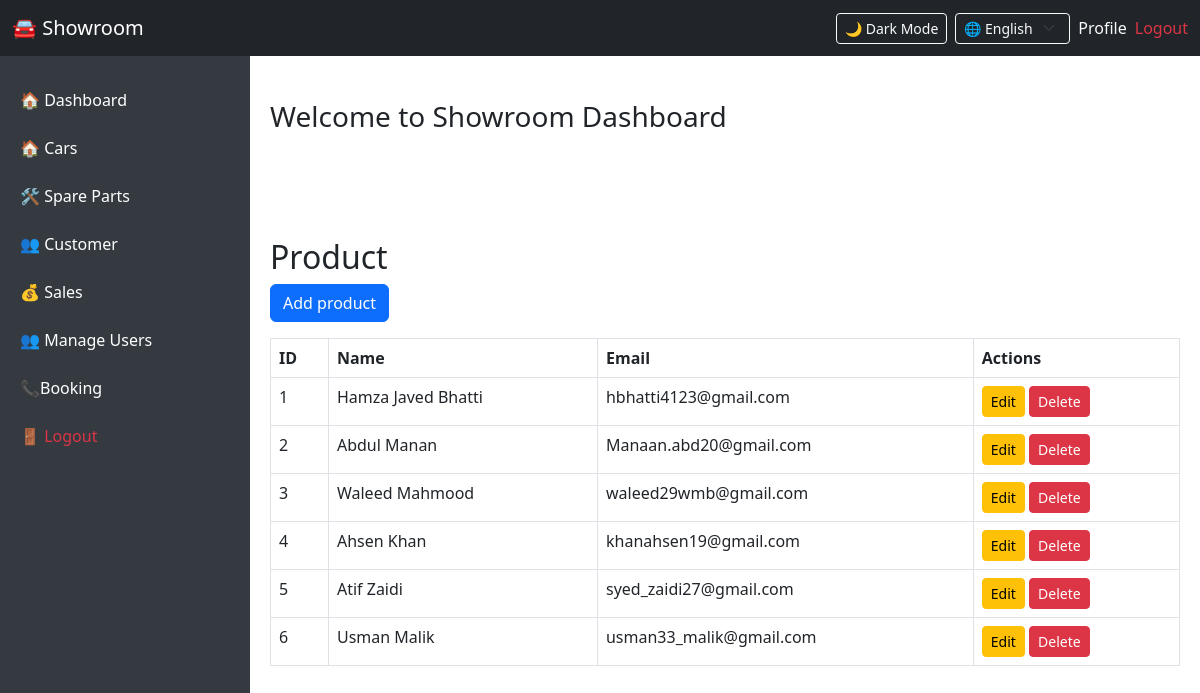
The page /product.php on the database its author committed.
### tables this page shows
CREATE TABLE `users` (
  `id` int(11) NOT NULL,
  `username` varchar(255) NOT NULL,
  `name` varchar(255) NOT NULL,
  `email` varchar(255) NOT NULL,
  `password` varchar(255) NOT NULL,
  `role` varchar(255) NOT NULL
);

### product.php (the view)
<?php include 'dashboard.php'; ?>
<div class="main-content">
    <h2>Product</h2>
    <a href="add_user.php" class="btn btn-primary mb-3">Add product</a>
    <table class="table table-bordered">
        <thead><tr><th>ID</th><th>Name</th><th>Email</th><th>Actions</th></tr></thead>
        <tbody>
            <?php
            $result = $conn->query("SELECT * FROM users");
            while ($row = $result->fetch_assoc()) {
                echo "<tr>
                        <td>{$row['id']}</td>
                        <td>{$row['name']}</td>
                        <td>{$row['email']}</td>
                        <td>
                            <a href='edit_user.php?id={$row['id']}' class='btn btn-warning btn-sm'>Edit</a>
                            <a href='delete_user.php?id={$row['id']}' class='btn btn-danger btn-sm' onclick=\"return confirm('Delete this user?')\">Delete</a>
                        </td>
                      </tr>";
            }
            ?>
        </tbody>
    </table>
</div>

### dashboard.php (style rules this page uses)
body { margin: 0; padding: 0; }
.main-content { margin-left: 250px; margin-top: 56px; padding: 20px; }

### rows shown on the page
users: id "1", name "Hamza Javed Bhatti", email "hbhatti4123@gmail.com"
users: id "2", name "Abdul Manan", email "Manaan.abd20@gmail.com"
users: id "3", name "Waleed Mahmood", email "waleed29wmb@gmail.com"
users: id "4", name "Ahsen Khan", email "khanahsen19@gmail.com"
users: id "5", name "Atif Zaidi", email "syed_zaidi27@gmail.com"
users: id "6", name "Usman Malik", email "usman33_malik@gmail.com"
